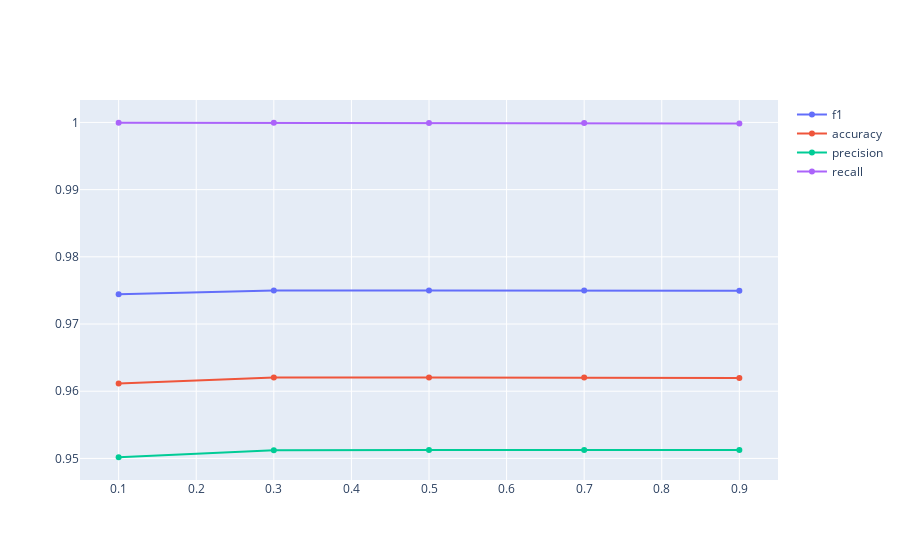

The notebook cell saved with this chart:
### Code cell
fig = go.Figure()
for col in res.columns:
    fig.add_trace(go.Scatter(x=res.index, y=res[col], name=col))
    
fig

### Figure 1 — Plotly figure (JSON) as saved in the notebook; plotly's stock layout.template omitted (floating-point values rounded to 4 significant figures)
{"data": [{"name": "f1", "type": "scatter", "x": [0.1, 0.3, 0.5, 0.7, 0.9], "y": [0.9744, 0.975, 0.975, 0.975, 0.9749]}, {"name": "accuracy", "type": "scatter", "x": [0.1, 0.3, 0.5, 0.7, 0.9], "y": [0.9612, 0.962, 0.962, 0.962, 0.962]}, {"name": "precision", "type": "scatter", "x": [0.1, 0.3, 0.5, 0.7, 0.9], "y": [0.9502, 0.9512, 0.9513, 0.9513, 0.9513]}, {"name": "recall", "type": "scatter", "x": [0.1, 0.3, 0.5, 0.7, 0.9], "y": [1.0, 0.9999, 0.9999, 0.9999, 0.9998]}], "layout": {"autosize": true, "xaxis": {"autorange": true, "range": [0.05286, 0.9471], "type": "linear"}, "yaxis": {"autorange": true, "range": [0.9461, 1.004], "type": "linear"}}}
